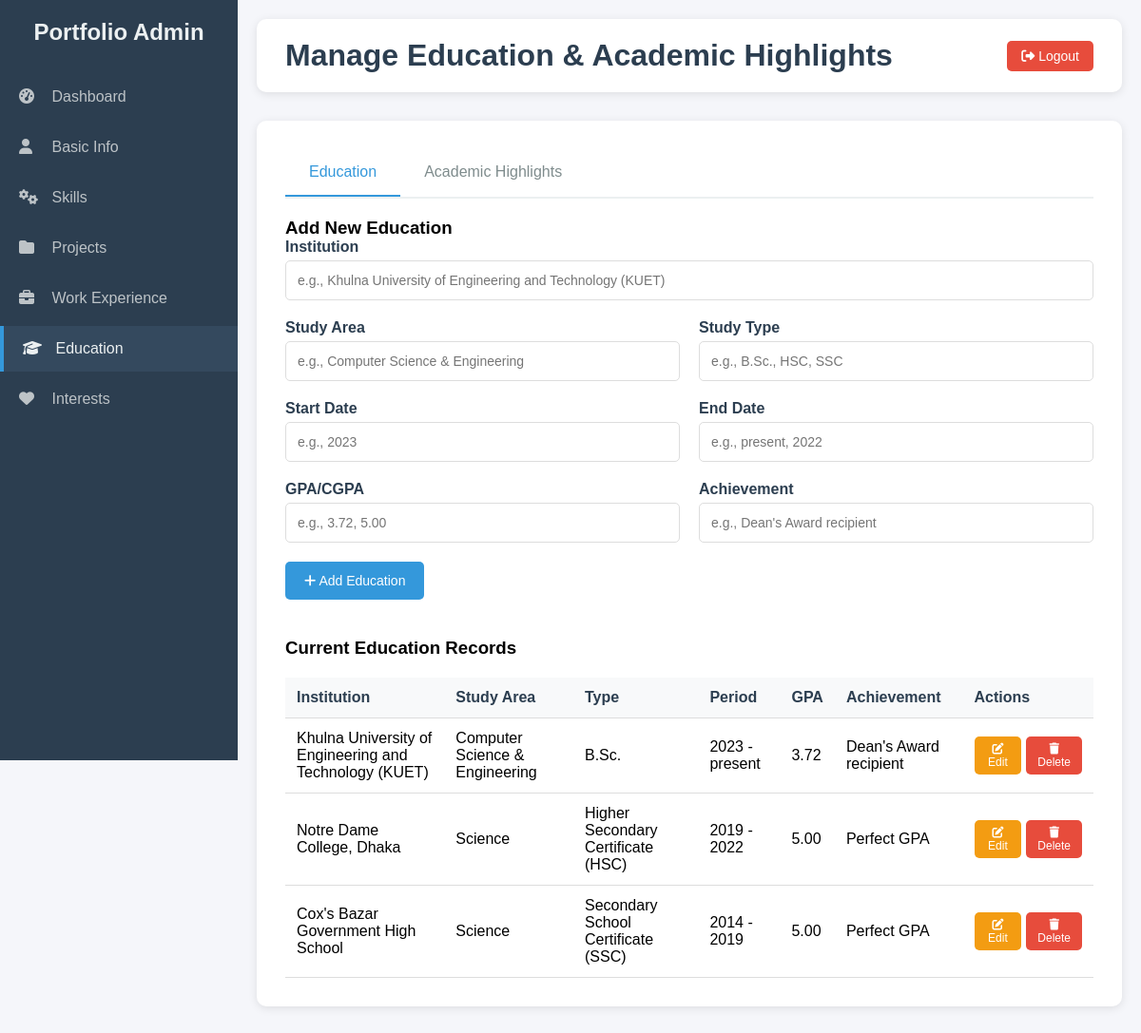
The app's page /admin/manage_education.php (signed in) with its own data.
### tables this page shows
CREATE TABLE education (
    id INT AUTO_INCREMENT PRIMARY KEY,
    institution VARCHAR(200) NOT NULL,
    area VARCHAR(100),
    study_type VARCHAR(50),
    start_date VARCHAR(10),
    end_date VARCHAR(10),
    gpa VARCHAR(20),
    achievement VARCHAR(200),
    location VARCHAR(100),
    description TEXT,
    is_current BOOLEAN DEFAULT FALSE,
    display_order INT DEFAULT 0,
    created_at TIMESTAMP DEFAULT CURRENT_TIMESTAMP,
    updated_at TIMESTAMP DEFAULT CURRENT_TIMESTAMP ON UPDATE CURRENT_TIMESTAMP,
    INDEX idx_institution (institution),
    INDEX idx_study_type (study_type),
    INDEX idx_current (is_current),
    INDEX idx_order (display_order)
);

### admin/manage_education.php (the view, shortened to what this page needs)
<?php
$db = new Database();
$conn = $db->getConnection();
$educations = $conn->query("SELECT * FROM education ORDER BY start_date DESC")->fetchAll();
?>
<!DOCTYPE html>
<html lang="en">
<head>
    <link rel="stylesheet" href="https://cdnjs.cloudflare.com/ajax/libs/font-awesome/6.2.1/css/all.min.css">
</head>
<body>
    <div class="sidebar">
        <h2>Portfolio Admin</h2>
        <ul>
            <li><a href="dashboard.php"><i class="fas fa-tachometer-alt"></i> Dashboard</a></li>
            <li><a href="manage_basics.php"><i class="fas fa-user"></i> Basic Info</a></li>
            <li><a href="manage_skills.php"><i class="fas fa-cogs"></i> Skills</a></li>
            <li><a href="manage_projects.php"><i class="fas fa-folder"></i> Projects</a></li>
            <li><a href="manage_work.php"><i class="fas fa-briefcase"></i> Work Experience</a></li>
            <li><a href="manage_education.php" class="active"><i class="fas fa-graduation-cap"></i> Education</a></li>
            <li><a href="manage_interests.php"><i class="fas fa-heart"></i> Interests</a></li>
        </ul>
    </div>
    <div class="main-content">
        <div class="header">
            <h1>Manage Education & Academic Highlights</h1>
            <a href="logout.php" class="logout-btn">
                <i class="fas fa-sign-out-alt"></i> Logout
            </a>
        </div>
        <div class="content-section">
            <div class="tabs">
                <button class="tab active" onclick="showTab('education')">Education</button>
                <button class="tab" onclick="showTab('highlights')">Academic Highlights</button>
            </div>
            <div id="education" class="tab-content active">
                <h3>Add New Education</h3>
                <form method="POST" action="">
                    <div class="form-group">
                        <label for="institution">Institution</label>
                        <input type="text" id="institution" name="institution" required
                               placeholder="e.g., Khulna University of Engineering and Technology (KUET)">
                    </div>
                    <div class="form-row">
                        <div class="form-group">
                            <label for="area">Study Area</label>
                            <input type="text" id="area" name="area"
                                   placeholder="e.g., Computer Science & Engineering">
                        </div>
                        <div class="form-group">
                            <label for="study_type">Study Type</label>
                            <input type="text" id="study_type" name="study_type"
                                   placeholder="e.g., B.Sc., HSC, SSC">
                        </div>
                    </div>
                    <div class="form-row">
                        <div class="form-group">
                            <label for="start_date">Start Date</label>
                            <input type="text" id="start_date" name="start_date"
                                   placeholder="e.g., 2023">
                        </div>
                        <div class="form-group">
                            <label for="end_date">End Date</label>
                            <input type="text" id="end_date" name="end_date"
                                   placeholder="e.g., present, 2022">
                        </div>
                    </div>
                    <div class="form-row">
                        <div class="form-group">
                            <label for="gpa">GPA/CGPA</label>
                            <input type="text" id="gpa" name="gpa"
                                   placeholder="e.g., 3.72, 5.00">
                        </div>
                        <div class="form-group">
                            <label for="achievement">Achievement</label>
                            <input type="text" id="achievement" name="achievement"
                                   placeholder="e.g., Dean's Award recipient">
                        </div>
                    </div>
                    <button type="submit" class="btn btn-primary">
                        <i class="fas fa-plus"></i> Add Education
                    </button>
                </form>
                <h3 style="margin-top: 40px;">Current Education Records</h3>
                <table class="table">
                    <thead>
                        <tr>
                            <th>Institution</th>
                            <th>Study Area</th>
                            <th>Type</th>
                            <th>Period</th>
                            <th>GPA</th>
                            <th>Achievement</th>
                            <th>Actions</th>
                        </tr>
                    </thead>
                    <tbody>
                        <?php foreach ($educations as $education): ?>
                        <tr>
                            <td><?php echo htmlspecialchars($education['institution']); ?></td>
                            <td><?php echo htmlspecialchars($education['area']); ?></td>
                            <td><?php echo htmlspecialchars($education['study_type']); ?></td>
                            <td><?php echo htmlspecialchars($education['start_date'] . ' - ' . $education['end_date']); ?></td>
                            <td><?php echo htmlspecialchars($education['gpa']); ?></td>
                            <td><?php echo htmlspecialchars($education['achievement']); ?></td>
                            <td>
                                <div class="action-buttons">
                                    <button class="btn btn-warning" onclick="editEducation(<?php echo htmlspecialchars(json_encode($education)); ?>)">
                                        <i class="fas fa-edit"></i> Edit
                                    </button>
                                    <form method="POST" style="display: inline;" onsubmit="return confirm('Are you sure you want to delete this education record?')">
                                        <button type="submit" class="btn btn-danger">
                                            <i class="fas fa-trash"></i> Delete
                                        </button>
                                    </form>
                                </div>
                            </td>
                        </tr>
                        <?php endforeach; ?>
                    </tbody>
                </table>
            </div>
        </div>
    </div>
</body>
</html>

### admin/manage_education.php (style rules this page uses)
* { margin: 0; padding: 0; box-sizing: border-box; }
body { font-family: 'Arial', sans-serif; background: #f5f6fa; min-height: 100vh; }
.sidebar { position: fixed; left: 0; top: 0; width: 250px; height: 100vh; background: #2c3e50; color: white; padding: 20px 0; z-index: 1000; }
.sidebar h2 { text-align: center; margin-bottom: 30px; color: #ecf0f1; }
.sidebar ul { list-style: none; }
.sidebar ul li { margin-bottom: 5px; }
.sidebar ul li a { display: block; padding: 15px 20px; color: #bdc3c7; text-decoration: none; transition: all 0.3s; }
.sidebar ul li a:hover, .sidebar ul li a.active { background: #34495e; color: #ecf0f1; border-left: 4px solid #3498db; }
.sidebar ul li a i { margin-right: 10px; width: 20px; }
.main-content { margin-left: 250px; padding: 20px; }
.header { background: white; padding: 20px 30px; border-radius: 10px; box-shadow: 0 2px 10px rgba(0,0,0,0.1); margin-bottom: 30px; display: flex; justify-content: space-between; align-items: center; }
.header h1 { color: #2c3e50; }
.logout-btn { background: #e74c3c; color: white; padding: 8px 15px; border: none; border-radius: 5px; text-decoration: none; font-size: 14px; }
.content-section { background: white; padding: 30px; border-radius: 10px; box-shadow: 0 2px 10px rgba(0,0,0,0.1); margin-bottom: 30px; }
.form-group { margin-bottom: 20px; }
.form-group label { display: block; margin-bottom: 5px; color: #2c3e50; font-weight: bold; }
.form-group input, .form-group textarea, .form-group select { width: 100%; padding: 12px; border: 1px solid #ddd; border-radius: 5px; font-size: 14px; }
.form-row { display: grid; grid-template-columns: 1fr 1fr; gap: 20px; }
.btn { padding: 12px 20px; border: none; border-radius: 5px; cursor: pointer; text-decoration: none; display: inline-block; font-size: 14px; transition: all 0.3s; }
.btn-primary { background: #3498db; color: white; }
.btn-danger { background: #e74c3c; color: white; }
.btn-warning { background: #f39c12; color: white; }
.table { width: 100%; border-collapse: collapse; margin-top: 20px; }
.table th, .table td { padding: 12px; text-align: left; border-bottom: 1px solid #ddd; }
.table th { background: #f8f9fa; font-weight: bold; color: #2c3e50; }
.action-buttons { display: flex; gap: 5px; }
.action-buttons .btn { padding: 6px 12px; font-size: 12px; }
.tabs { display: flex; margin-bottom: 20px; border-bottom: 2px solid #ecf0f1; }
.tab { padding: 15px 25px; background: none; border: none; cursor: pointer; font-size: 16px; color: #7f8c8d; border-bottom: 2px solid transparent; transition: all 0.3s; }
.tab.active { color: #3498db; border-bottom-color: #3498db; }
.tab-content { display: none; }
.tab-content.active { display: block; }

### records on screen
education: institution "Khulna University of Engineering and Technology (KUET)", area "Computer Science & Engineering", study_type "B.Sc.", start_date+end_date "2023 - present", gpa "3.72", achievement "Dean's Award recipient"
education: institution "Notre Dame College, Dhaka", area "Science", study_type "Higher Secondary Certificate (HSC)", start_date+end_date "2019 - 2022", gpa "5.00", achievement "Perfect GPA"
education: institution "Cox's Bazar Government High School", area "Science", study_type "Secondary School Certificate (SSC)", start_date+end_date "2014 - 2019", gpa "5.00", achievement "Perfect GPA"
